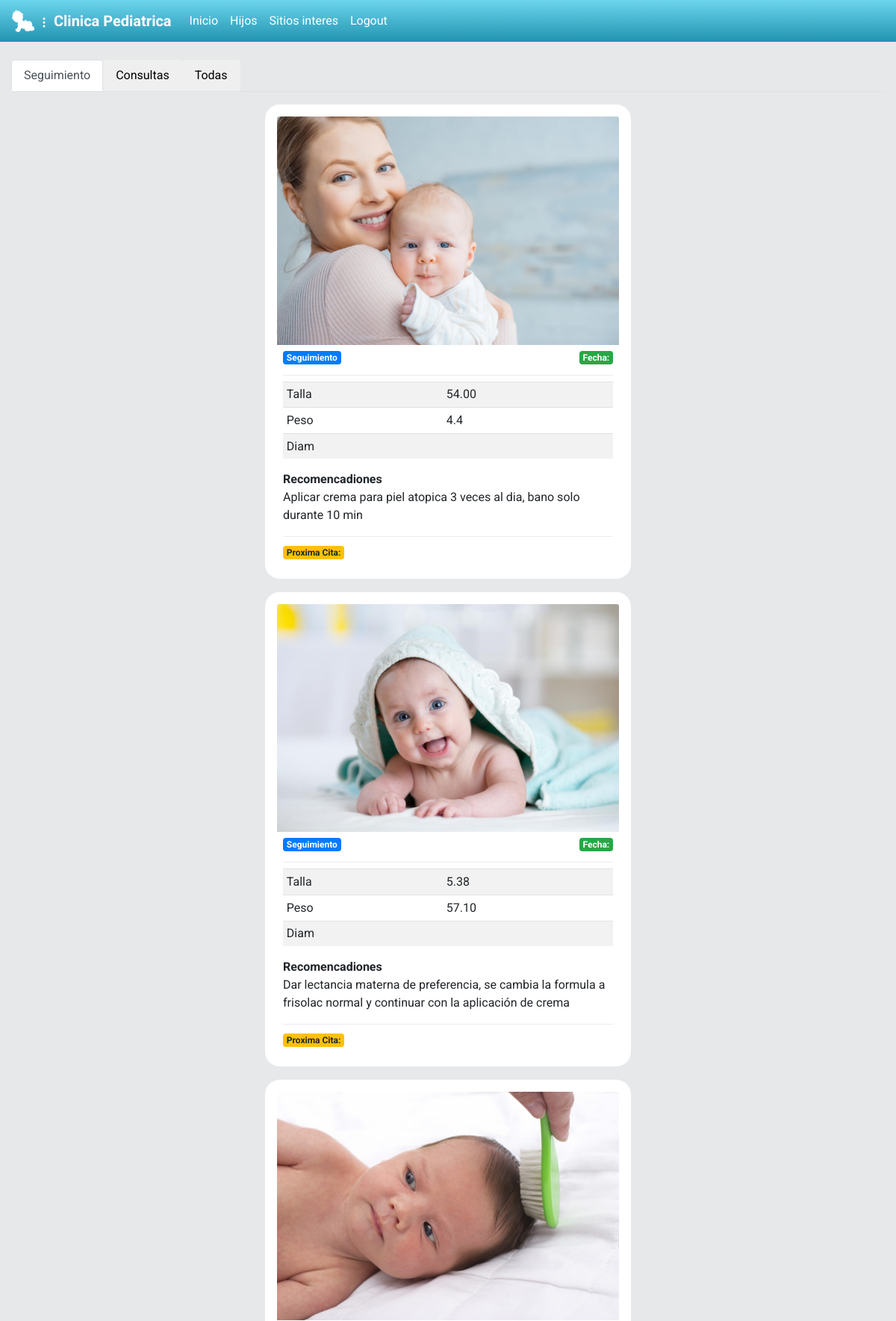
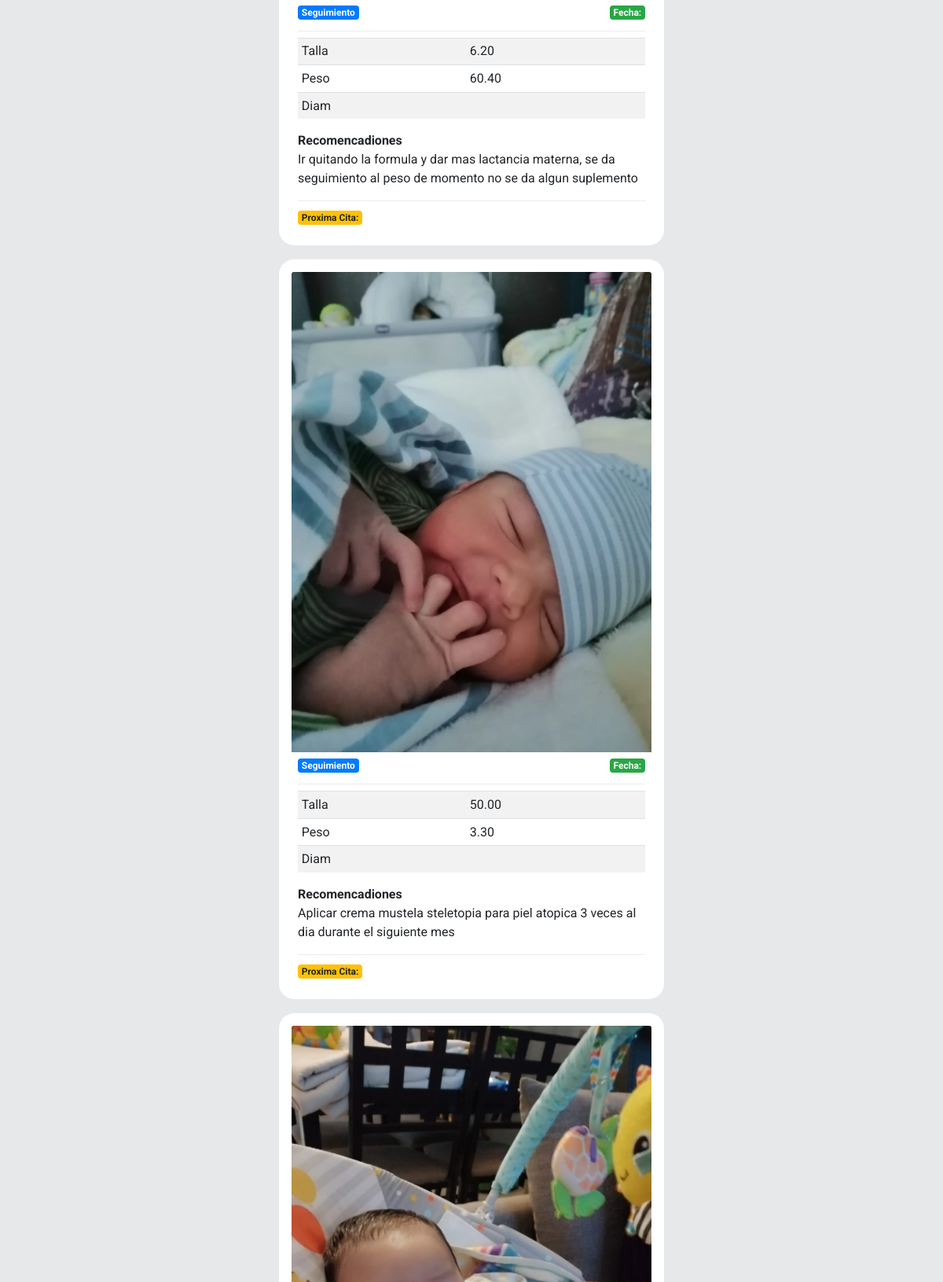
Screenshot of /consultas/ (signed in, upper part) with the database file from the repository (2 pictures, top to bottom).
### twitter/models.py (models this page shows, shortened)
class Consultas(models.Model):
    user = models.ForeignKey(User, on_delete=models.CASCADE, null=False, blank=False, default=1)
    tipo = models.CharField(max_length=30, default='Consulta')
    fecha = models.DateField(auto_now=True)
    talla = models.CharField(max_length=20, default='talla', blank=True)
    peso = models.CharField(max_length=20, default='peso', blank=True)
    diam1 = models.CharField(max_length=20, default='diam cr', blank=True)
    diam2 = models.CharField(max_length=20, default='diam est', blank=True)
    nombre = models.ForeignKey(Hijos, on_delete=models.CASCADE, null=True, blank=True)
    recomendacion = models.CharField(max_length=200, default='Recomendacion')
    consulta_fecha = models.CharField(max_length=100, default='Fecha Consulta')
    consulta_proxcita = models.CharField(max_length=100, default='Prox cita')
    consulta_edad = models.CharField(max_length=100, default='Edad consulta')
    consulta_tarea = models.CharField(max_length=100, default='Tarea')
    consulta_exta = models.CharField(max_length=100, default='dato extra')
    pic = models.ImageField(default='default.png')

### twitter/views.py (the view)
# urls.py: path('consultas/', views.consultas, name='consultas'),
@login_required
def consultas(request):
    consultas = Consultas.objects.all()
    context={'consultas':consultas}
    return render(request, 'twitter/consultas.html', context)

### twitter/templates/twitter/consultas.html (shortened to what this page needs)
{% extends 'twitter/layout.html' %}
{% load humanize %}
{% block content %}
<div id="main" class="container-fluid ">
    <br>
    <div class="content">
        <nav>
            <div class="nav nav-tabs" id="nav-tab" role="tablist">
                <button class="nav-link active" id="nav-home-tab" data-toggle="tab" data-target="#nav-home"
                    type="button" role="tab" aria-controls="nav-home" aria-selected="true">Seguimiento</button>
                <button class="nav-link" id="nav-profile-tab" data-toggle="tab" data-target="#nav-profile" type="button"
                    role="tab" aria-controls="nav-profile" aria-selected="false">Consultas</button>
                <button class="nav-link" id="nav-contact-tab" data-toggle="tab" data-target="#nav-contact" type="button"
                    role="tab" aria-controls="nav-contact" aria-selected="false">Todas</button>
            </div>
        </nav>
        <div class="tab-content" id="nav-tabContent">
            <div class="tab-pane fade show active" id="nav-home" role="tabpanel" aria-labelledby="nav-home-tab">
                {% for consulta in consultas %}
                    {% if consulta.tipo == 'Seguimiento' %}
                <div id="tweetCards">
                    <div class="tweet-wrap mt-3 p-3" style="border-radius:20px">
                        <div class="card">
                            <img src="{{consulta.pic.url}}" class="card-img-top" alt="...">
                            <div class="card-body p-2">
                                <span class="badge badge-primary float-left ">{{ consulta.tipo }} </span><span
                                    class="badge badge-success float-right">Fecha: {{ consulta.dato1 }} </span>
                                <br>
                                <div class="dropdown-divider"></div>
                                <div>
                                    <table class="table table-striped table-sm">
                                        <tbody>
                                            <tr>
                                                <td>Talla</td>
                                                <td>{{consulta.talla}}</td>
                                            </tr>
                                            <tr>
                                                <td>Peso</td>
                                                <td>{{consulta.peso}}</td>
                                            </tr>
                                            <tr>
                                                <td>Diam</td>
                                                <td>{{consaulta.dato2}}</td>
                                            </tr>
                                        </tbody>
                                    </table>
                                </div>
                                <p class="font-weight-bold p-0 m-0">Recomencadiones</p>
                                <p class="card-text pt-0">{{consulta.recomendacion}}</p>
                                <div class="dropdown-divider"></div>
                                <span class="badge badge-warning">Proxima Cita: {{consulta.dato2}}</span>
                            </div>
                        </div>
                    </div>
                </div>
                {% endif %}
                {% endfor %}
            </div>
        </div>
    </div>
</div>
{% endblock content %}

### twitter/static/css/style.css (style rules this page uses)
body { background: #E6E8E9; ; font-family: 'Asap', sans-serif; font-family: 'Roboto', sans-serif; }
img { max-width: 100%; }
.card { border: none; }
#main { justify-content: center; }
.tweet-wrap { max-width: 490px; background: #fff; margin: 0 auto; margin-top: 50px; border-radius: 3px; padding: 30px; border-bottom: 1px solid #e6ecf0; border-top: 1px solid #e6ecf0; }

### rows the page displays
Consultas: pic (picture), tipo "Seguimiento", talla "54.00", peso "4.4", recomendacion "Aplicar crema para piel atopica 3 veces al dia, bano solo durante 10 min"
Consultas: pic (picture), tipo "Seguimiento", talla "5.38", peso "57.10", recomendacion "Dar lectancia materna de preferencia, se cambia la formula a frisolac normal y continuar con la aplicación de crema"
Consultas: pic (picture), tipo "Seguimiento", talla "6.20", peso "60.40", recomendacion "Ir quitando la formula y dar mas lactancia materna, se da seguimiento al peso de momento no se da algun suplemento"
Consultas: pic (picture), tipo "Seguimiento", talla "50.00", peso "3.30", recomendacion "Aplicar crema mustela steletopia para piel atopica 3 veces al dia durante el siguiente mes"
Consultas: pic (picture)
